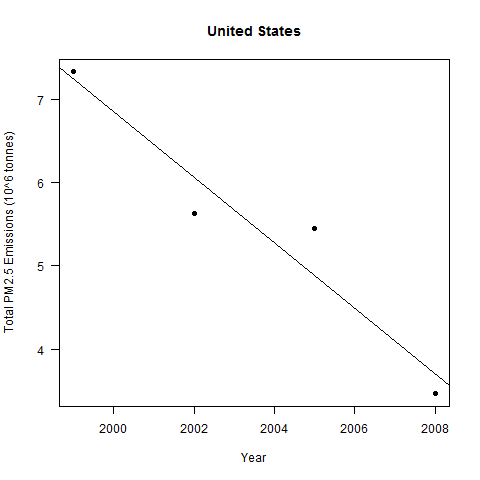

The script that saved this image:
library(dplyr)

total_emission <- NEI %>%
  group_by(year) %>%
  summarise(Emissions = sum(Emissions)/(10**6))

plot(x = total_emission$year,
     y = total_emission$Emissions,
     main = "United States",
     xlab = "Year",
     ylab = "Total PM2.5 Emissions (10^6 tonnes)",
     pch = 16,
     las = 1)
abline(lm(Emissions ~ year, total_emission))

dev.copy(png, "plot1.png")
dev.off()